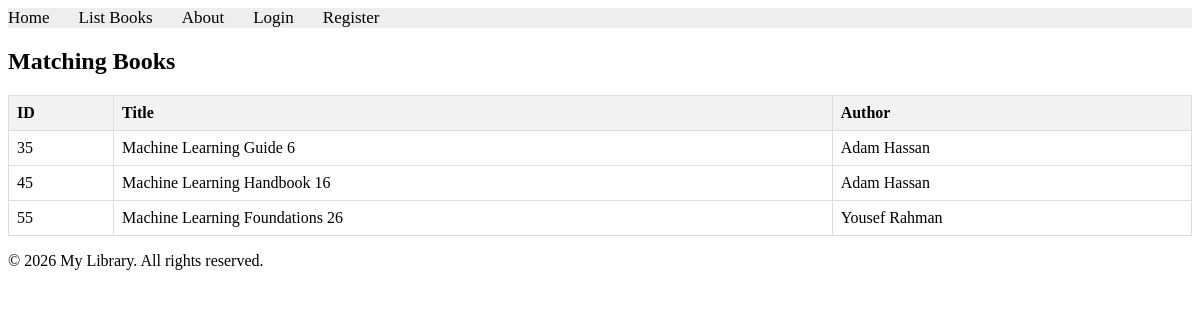
/books/simple/query/, run on the app's committed database.
### apps/bookmodule/models.py (models this page shows, shortened)
class Book(models.Model):
    title = models.CharField(max_length=100)
    author = models.CharField(max_length=50, blank=True)
    price = models.FloatField(default=0.0)
    quantity = models.IntegerField(default=1)
    pubdate = models.DateTimeField(null=True, blank=True)
    rating = models.SmallIntegerField(default=1)
    edition = models.SmallIntegerField(default=1)
    publisher = models.ForeignKey(
        Publisher,
        null=True,
        blank=True,
        on_delete=models.SET_NULL,
    )
    authors = models.ManyToManyField(Author, blank=True)

### apps/bookmodule/views.py (the view)
# urls.py: path('simple/query/', views.simple_query, name="books.simple_query"),
def simple_query(request):
    mybooks = Book.objects.filter(title__icontains='ea')
    return render(request, 'bookmodule/bookList.html', {'books': mybooks})

### apps/templates/bookmodule/bookList.html (shortened to what this page needs)
{% extends "layouts/base.html" %}
{% block content %}
<div class="books-results">
    <h2>Matching Books</h2>
    {% if books %}
    <table>
        <thead>
            <tr>
                <th>ID</th>
                <th>Title</th>
                <th>Author</th>
            </tr>
        </thead>
        <tbody>
            {% for book in books %}
            <tr>
                <td>{{ book.id }}</td>
                <td>{{ book.title }}</td>
                <td>{{ book.author }}</td>
            </tr>
            {% endfor %}
        </tbody>
    </table>
    {% else %}
    <p>No books matched your search.</p>
    {% endif %}
</div>
{% endblock content %}

### apps/templates/bookmodule/bookList.html (style rules this page uses)
.books-results { margin-top: 20px; }
.books-results table { border-collapse: collapse; width: 100%; }
.books-results th, .books-results td { border: 1px solid #ddd; padding: 8px; text-align: left; }
.books-results th { background-color: #f2f2f2; }

### data on the page
Book: id "35", title "Machine Learning Guide 6", author "Adam Hassan"
Book: id "45", title "Machine Learning Handbook 16", author "Adam Hassan"
Book: id "55", title "Machine Learning Foundations 26", author "Yousef Rahman"
